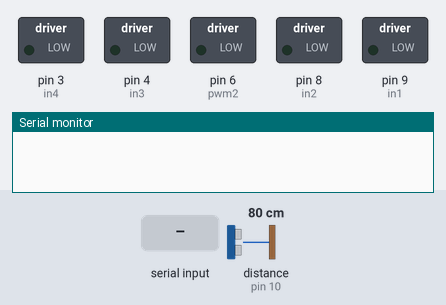
Recording of a sketch running on a simulated Arduino Uno, built with avr-gcc and run on an emulated ATmega328P. Shown: switched loads named in the sketch (green lamp = pin HIGH), the last lines printed to the serial monitor. The inputs (shaded band) are chosen by the test bench; at power-on: distance to the obstacle (sensor on pin 10) 80 cm. The echo pulse lasts 58.3 µs per cm; pins used as bus, display or sensor lines are not drawn.

Above: at 1.2 s.
1.3 s: "A" received over Serial
At 1.8 s:
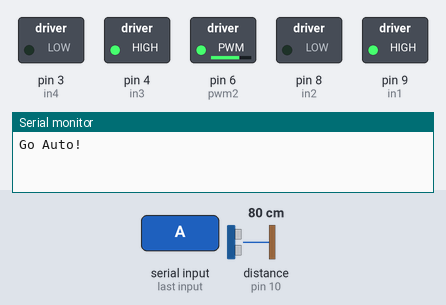
2.8 s: distance to the obstacle (sensor on pin 10) set to 26 cm
4.3 s: distance to the obstacle (sensor on pin 10) set to 22 cm
At 5.3 s:
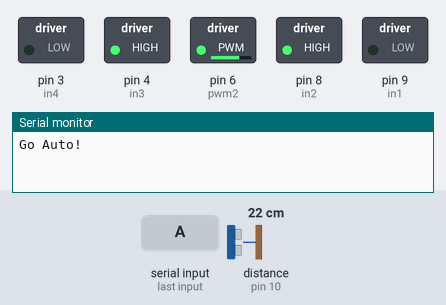
5.8 s: "B" received over Serial
At 6.6 s:
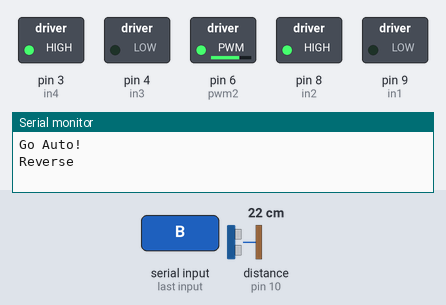
7.3 s: "S" received over Serial
At 8.5 s:
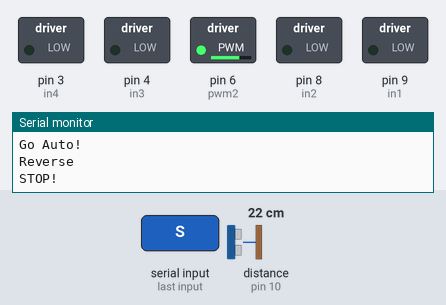
8.8 s: "L" received over Serial
At 9.4 s:
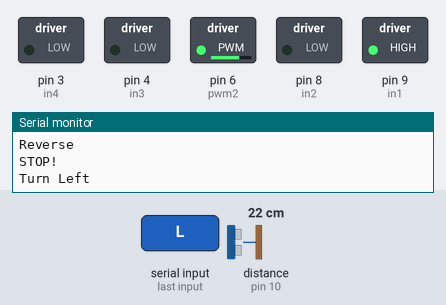
Timing chart, 0 to 11.8 s (numbered marks = the images above; inputs shaded):
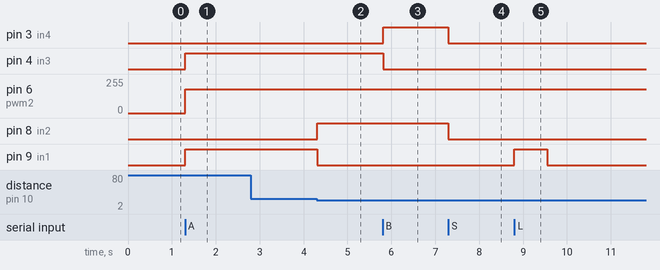

Measured:
- the behaviour switches between 25 and 24 cm on distance to the obstacle (sensor on pin 10) (found by bisection; images 1 and 2)
- after the input at 1.3 s, pin 4 (in3), pin 9 (in1): LOW → HIGH at once; pin 6 (pwm2): 0/255 → 180/255 at once
- after the input at 2.8 s, every drawn part: stays the same
- after the input at 4.3 s, pin 8 (in2): LOW → HIGH at once; pin 9 (in1): HIGH → LOW at once
- after the input at 5.8 s, pin 3 (in4): LOW → HIGH at once; pin 4 (in3): HIGH → LOW at once
- after the input at 7.3 s, pin 3 (in4), pin 8 (in2): HIGH → LOW at once
- after the input at 8.8 s, pin 9 (in1): LOW → HIGH at once, → LOW 0.75 s later

The sketch:

droid_arduino_code.ino
```cpp
const int trigPin = 11;
const int echoPin = 10;
const int in1 = 9;
const int in2 = 8;
const int in3 = 4;
const int in4 = 3;
//const int pwm1 = 5;
const int pwm2 = 6;
int state;
int flag=0;        //makes sure that the serial only prints once the state
int stateStop=0;

void setup()
{
//  pinMode(pwm1, OUTPUT);
  pinMode(pwm2, OUTPUT);
  pinMode(trigPin, OUTPUT);
  pinMode(echoPin, INPUT);
  pinMode (in1, OUTPUT);
  pinMode (in2, OUTPUT);
  pinMode (in3, OUTPUT);
  pinMode (in4, OUTPUT);
  Serial.begin(38400);
}
long duration, distance;
void loop()
{
    if(Serial.available() > 0){
      state = Serial.read();
      flag=0;
    }
 if(state=='A'){
    digitalWrite(trigPin, LOW);
    delayMicroseconds(2);
    digitalWrite(trigPin, HIGH);
    delayMicroseconds(10);
    digitalWrite(trigPin, LOW);
    duration = pulseIn(echoPin, HIGH);
    distance = duration/58.2;
    if(distance<25 && distance>10)
      {
  //      analogWrite(pwm1,180);
        analogWrite(pwm2,180);
        digitalWrite(in1, LOW);
        digitalWrite(in2, HIGH);
        digitalWrite(in3, HIGH);
        digitalWrite(in4, LOW);
      }
    else if(distance<10)
      {
        digitalWrite(in1, LOW);
        digitalWrite(in2, LOW);
        digitalWrite(in3, LOW);
        digitalWrite(in4, LOW);
      }
    else
      {
    //    analogWrite(pwm1,180);
        analogWrite(pwm2,180);
        digitalWrite(in1, HIGH);
        digitalWrite(in2, LOW);
        digitalWrite(in3, HIGH);
        digitalWrite(in4, LOW);
      }
      if(flag == 0){
        Serial.println("Go Auto!");
        flag=1;
      }
  delay(50);
  }//outer if close
  if (state == 'F') {
  //analogWrite(pwm1,180);
  analogWrite(pwm2,180);
  digitalWrite(in1, HIGH);
  digitalWrite(in2, LOW);
  digitalWrite(in3, HIGH);
  digitalWrite(in4, LOW);
      if(flag == 0){
        Serial.println("Go Forward!");
        flag=1;
      }
  }

  // if the state is 'B' the motor will go back
  else if (state == 'B') {
  //analogWrite(pwm1,180);
  analogWrite(pwm2,180);
  digitalWrite(in1, LOW);
  digitalWrite(in2, HIGH);
  digitalWrite(in3, LOW);
  digitalWrite(in4, HIGH);
      if(flag == 0){
        Serial.println("Reverse");
        flag=1;
      }
  }
  // if the state is 'S' the motor will Stop
  else if (state == 'S' || stateStop == 1) {
      digitalWrite(in1, LOW);
      digitalWrite(in2, LOW);
      digitalWrite(in3, LOW);
      digitalWrite(in4, LOW);
      if(flag == 0){
        Serial.println("STOP!");
        flag=1;
      }
      stateStop=0;
  }
  // if the state is 'L' the motor will turn Left
  else if (state == 'L') {
      //analogWrite(pwm1,180);
      analogWrite(pwm2,180);
      digitalWrite(in1,HIGH);
      digitalWrite(in2, LOW);
      digitalWrite(in3, LOW);
      digitalWrite(in4, LOW);
      if(flag == 0){
        Serial.println("Turn Left");
        flag=1;
      }
      delay(750);
      state=3;
      stateStop=1;
  }
  // if the state is 'R' the motor will Right
  else if (state == 'R') {
      //analogWrite(pwm1,180);
      analogWrite(pwm2,180);
      digitalWrite(in1, LOW);
      digitalWrite(in2, LOW);
      digitalWrite(in3, HIGH);
      digitalWrite(in4, LOW);
      if(flag == 0){
        Serial.println("Right!");
        flag=1;
      }
      delay(750);
      state=3;
      stateStop=1;
  }
}
```
